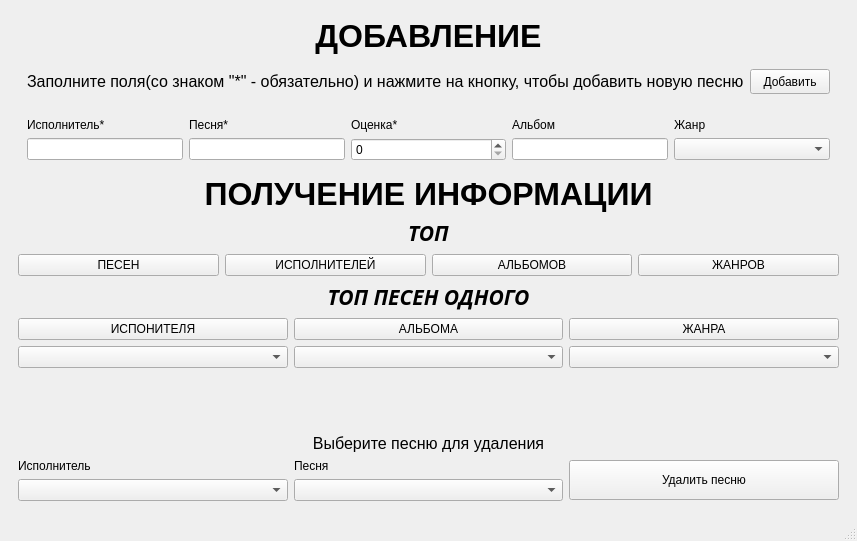
<?xml version="1.0" encoding="UTF-8"?>
<ui version="4.0">
 <class>MainWindow</class>
 <widget class="QMainWindow" name="MainWindow">
  <property name="geometry">
   <rect>
    <x>0</x>
    <y>0</y>
    <width>758</width>
    <height>503</height>
   </rect>
  </property>
  <property name="sizePolicy">
   <sizepolicy hsizetype="Expanding" vsizetype="Maximum">
    <horstretch>0</horstretch>
    <verstretch>0</verstretch>
   </sizepolicy>
  </property>
  <property name="windowTitle">
   <string>MUSEST</string>
  </property>
  <widget class="QWidget" name="centralwidget">
   <property name="enabled">
    <bool>true</bool>
   </property>
   <property name="sizePolicy">
    <sizepolicy hsizetype="Expanding" vsizetype="Expanding">
     <horstretch>0</horstretch>
     <verstretch>0</verstretch>
    </sizepolicy>
   </property>
   <layout class="QGridLayout" name="gridLayout">
    <item row="0" column="1">
     <widget class="QWidget" name="centralwidget2" native="true">
      <property name="sizePolicy">
       <sizepolicy hsizetype="Expanding" vsizetype="Expanding">
        <horstretch>0</horstretch>
        <verstretch>0</verstretch>
       </sizepolicy>
      </property>
      <layout class="QVBoxLayout" name="verticalLayout_6">
       <item>
        <widget class="QLabel" name="title1">
         <property name="sizePolicy">
          <sizepolicy hsizetype="MinimumExpanding" vsizetype="Fixed">
           <horstretch>0</horstretch>
           <verstretch>0</verstretch>
          </sizepolicy>
         </property>
         <property name="font">
          <font>
           <pointsize>24</pointsize>
           <weight>75</weight>
           <bold>true</bold>
          </font>
         </property>
         <property name="autoFillBackground">
          <bool>false</bool>
         </property>
         <property name="text">
          <string>ДОБАВЛЕНИЕ</string>
         </property>
         <property name="alignment">
          <set>Qt::AlignCenter</set>
         </property>
         <property name="openExternalLinks">
          <bool>false</bool>
         </property>
        </widget>
       </item>
       <item>
        <widget class="QWidget" name="LayoutAdd1" native="true">
         <property name="sizePolicy">
          <sizepolicy hsizetype="MinimumExpanding" vsizetype="Fixed">
           <horstretch>0</horstretch>
           <verstretch>0</verstretch>
          </sizepolicy>
         </property>
         <layout class="QHBoxLayout" name="horizontalLayout_2">
          <item>
           <widget class="QLabel" name="textAdd">
            <property name="sizePolicy">
             <sizepolicy hsizetype="Maximum" vsizetype="Maximum">
              <horstretch>0</horstretch>
              <verstretch>0</verstretch>
             </sizepolicy>
            </property>
            <property name="font">
             <font>
              <pointsize>12</pointsize>
             </font>
            </property>
            <property name="text">
             <string>Заполните поля(со знаком &quot;*&quot; - обязательно) и нажмите на кнопку, чтобы добавить новую песню</string>
            </property>
           </widget>
          </item>
          <item>
           <widget class="QPushButton" name="buttonAdd">
            <property name="sizePolicy">
             <sizepolicy hsizetype="Minimum" vsizetype="Fixed">
              <horstretch>0</horstretch>
              <verstretch>0</verstretch>
             </sizepolicy>
            </property>
            <property name="minimumSize">
             <size>
              <width>74</width>
              <height>25</height>
             </size>
            </property>
            <property name="text">
             <string>Добавить</string>
            </property>
           </widget>
          </item>
         </layout>
        </widget>
       </item>
       <item>
        <widget class="QWidget" name="LayoutAdd2" native="true">
         <property name="sizePolicy">
          <sizepolicy hsizetype="Preferred" vsizetype="Maximum">
           <horstretch>0</horstretch>
           <verstretch>0</verstretch>
          </sizepolicy>
         </property>
         <layout class="QHBoxLayout" name="horizontalLayout">
          <item>
           <layout class="QVBoxLayout" name="verticalLayoutAdd1">
            <item>
             <widget class="QLabel" name="textName1">
              <property name="sizePolicy">
               <sizepolicy hsizetype="Preferred" vsizetype="Maximum">
                <horstretch>0</horstretch>
                <verstretch>0</verstretch>
               </sizepolicy>
              </property>
              <property name="text">
               <string>Исполнитель*</string>
              </property>
             </widget>
            </item>
            <item>
             <widget class="QLineEdit" name="add1_lineEdit"/>
            </item>
           </layout>
          </item>
          <item>
           <layout class="QVBoxLayout" name="verticalLayoutAdd2">
            <item>
             <widget class="QLabel" name="textName2">
              <property name="sizePolicy">
               <sizepolicy hsizetype="Preferred" vsizetype="Maximum">
                <horstretch>0</horstretch>
                <verstretch>0</verstretch>
               </sizepolicy>
              </property>
              <property name="text">
               <string>Песня*</string>
              </property>
             </widget>
            </item>
            <item>
             <widget class="QLineEdit" name="add2_lineEdit"/>
            </item>
           </layout>
          </item>
          <item>
           <layout class="QVBoxLayout" name="verticalLayoutAdd3">
            <item>
             <widget class="QLabel" name="textName3">
              <property name="sizePolicy">
               <sizepolicy hsizetype="Preferred" vsizetype="Maximum">
                <horstretch>0</horstretch>
                <verstretch>0</verstretch>
               </sizepolicy>
              </property>
              <property name="text">
               <string>Оценка*</string>
              </property>
             </widget>
            </item>
            <item>
             <widget class="QSpinBox" name="add3_spinBox">
              <property name="sizePolicy">
               <sizepolicy hsizetype="Expanding" vsizetype="Fixed">
                <horstretch>0</horstretch>
                <verstretch>0</verstretch>
               </sizepolicy>
              </property>
              <property name="maximum">
               <number>100</number>
              </property>
             </widget>
            </item>
           </layout>
          </item>
          <item>
           <layout class="QVBoxLayout" name="verticalLayoutAdd4">
            <item>
             <widget class="QLabel" name="textName4">
              <property name="sizePolicy">
               <sizepolicy hsizetype="Preferred" vsizetype="Maximum">
                <horstretch>0</horstretch>
                <verstretch>0</verstretch>
               </sizepolicy>
              </property>
              <property name="text">
               <string>Альбом</string>
              </property>
             </widget>
            </item>
            <item>
             <widget class="QLineEdit" name="add4_lineEdit"/>
            </item>
           </layout>
          </item>
          <item>
           <layout class="QVBoxLayout" name="verticalLayoutAdd5">
            <item>
             <widget class="QLabel" name="textName5">
              <property name="sizePolicy">
               <sizepolicy hsizetype="Preferred" vsizetype="Maximum">
                <horstretch>0</horstretch>
                <verstretch>0</verstretch>
               </sizepolicy>
              </property>
              <property name="text">
               <string>Жанр</string>
              </property>
             </widget>
            </item>
            <item>
             <widget class="QComboBox" name="add5_comboBox">
              <property name="sizePolicy">
               <sizepolicy hsizetype="Expanding" vsizetype="Fixed">
                <horstretch>0</horstretch>
                <verstretch>0</verstretch>
               </sizepolicy>
              </property>
             </widget>
            </item>
           </layout>
          </item>
         </layout>
        </widget>
       </item>
       <item>
        <widget class="QLabel" name="title2">
         <property name="sizePolicy">
          <sizepolicy hsizetype="MinimumExpanding" vsizetype="Fixed">
           <horstretch>0</horstretch>
           <verstretch>0</verstretch>
          </sizepolicy>
         </property>
         <property name="font">
          <font>
           <pointsize>24</pointsize>
           <weight>75</weight>
           <bold>true</bold>
          </font>
         </property>
         <property name="autoFillBackground">
          <bool>false</bool>
         </property>
         <property name="text">
          <string>ПОЛУЧЕНИЕ ИНФОРМАЦИИ</string>
         </property>
         <property name="alignment">
          <set>Qt::AlignCenter</set>
         </property>
         <property name="openExternalLinks">
          <bool>false</bool>
         </property>
        </widget>
       </item>
       <item>
        <widget class="QLabel" name="title3">
         <property name="sizePolicy">
          <sizepolicy hsizetype="MinimumExpanding" vsizetype="Fixed">
           <horstretch>0</horstretch>
           <verstretch>0</verstretch>
          </sizepolicy>
         </property>
         <property name="font">
          <font>
           <family>Sitka Subheading</family>
           <pointsize>16</pointsize>
           <weight>75</weight>
           <italic>true</italic>
           <bold>true</bold>
          </font>
         </property>
         <property name="autoFillBackground">
          <bool>false</bool>
         </property>
         <property name="text">
          <string>ТОП</string>
         </property>
         <property name="alignment">
          <set>Qt::AlignCenter</set>
         </property>
         <property name="openExternalLinks">
          <bool>false</bool>
         </property>
        </widget>
       </item>
       <item>
        <layout class="QHBoxLayout" name="LayoutGet1">
         <item>
          <widget class="QPushButton" name="buttonGet1">
           <property name="text">
            <string>ПЕСЕН</string>
           </property>
          </widget>
         </item>
         <item>
          <widget class="QPushButton" name="buttonGet2">
           <property name="text">
            <string>ИСПОЛНИТЕЛЕЙ</string>
           </property>
          </widget>
         </item>
         <item>
          <widget class="QPushButton" name="buttonGet3">
           <property name="text">
            <string>АЛЬБОМОВ</string>
           </property>
          </widget>
         </item>
         <item>
          <widget class="QPushButton" name="buttonGet4">
           <property name="text">
            <string>ЖАНРОВ</string>
           </property>
          </widget>
         </item>
        </layout>
       </item>
       <item>
        <widget class="QLabel" name="title4">
         <property name="sizePolicy">
          <sizepolicy hsizetype="MinimumExpanding" vsizetype="Fixed">
           <horstretch>0</horstretch>
           <verstretch>0</verstretch>
          </sizepolicy>
         </property>
         <property name="font">
          <font>
           <family>Sitka Subheading</family>
           <pointsize>16</pointsize>
           <weight>75</weight>
           <italic>true</italic>
           <bold>true</bold>
          </font>
         </property>
         <property name="autoFillBackground">
          <bool>false</bool>
         </property>
         <property name="text">
          <string>ТОП ПЕСЕН ОДНОГО</string>
         </property>
         <property name="alignment">
          <set>Qt::AlignCenter</set>
         </property>
         <property name="openExternalLinks">
          <bool>false</bool>
         </property>
        </widget>
       </item>
       <item>
        <layout class="QHBoxLayout" name="LayoutGet2">
         <item>
          <layout class="QVBoxLayout" name="verticalLayoutGet1">
           <item>
            <widget class="QPushButton" name="buttonGet5">
             <property name="text">
              <string>ИСПОНИТЕЛЯ</string>
             </property>
            </widget>
           </item>
           <item>
            <widget class="QComboBox" name="comboBoxGet1"/>
           </item>
          </layout>
         </item>
         <item>
          <layout class="QVBoxLayout" name="verticalLayoutGet2">
           <item>
            <widget class="QPushButton" name="buttonGet6">
             <property name="text">
              <string>АЛЬБОМА</string>
             </property>
            </widget>
           </item>
           <item>
            <widget class="QComboBox" name="comboBoxGet2"/>
           </item>
          </layout>
         </item>
         <item>
          <layout class="QVBoxLayout" name="verticalLayoutGet3">
           <item>
            <widget class="QPushButton" name="buttonGet7">
             <property name="text">
              <string>ЖАНРА</string>
             </property>
            </widget>
           </item>
           <item>
            <widget class="QComboBox" name="comboBoxGet3"/>
           </item>
          </layout>
         </item>
        </layout>
       </item>
       <item>
        <spacer name="verticalSpacer">
         <property name="orientation">
          <enum>Qt::Vertical</enum>
         </property>
         <property name="sizeType">
          <enum>QSizePolicy::Fixed</enum>
         </property>
         <property name="sizeHint" stdset="0">
          <size>
           <width>20</width>
           <height>40</height>
          </size>
         </property>
        </spacer>
       </item>
       <item>
        <widget class="QLabel" name="indent">
         <property name="sizePolicy">
          <sizepolicy hsizetype="Minimum" vsizetype="Maximum">
           <horstretch>0</horstretch>
           <verstretch>0</verstretch>
          </sizepolicy>
         </property>
         <property name="text">
          <string/>
         </property>
        </widget>
       </item>
       <item>
        <widget class="QLabel" name="label_3">
         <property name="sizePolicy">
          <sizepolicy hsizetype="MinimumExpanding" vsizetype="Fixed">
           <horstretch>0</horstretch>
           <verstretch>0</verstretch>
          </sizepolicy>
         </property>
         <property name="font">
          <font>
           <pointsize>12</pointsize>
          </font>
         </property>
         <property name="text">
          <string>Выберите песню для удаления</string>
         </property>
         <property name="alignment">
          <set>Qt::AlignCenter</set>
         </property>
        </widget>
       </item>
       <item>
        <layout class="QHBoxLayout" name="horizontalLayout_3">
         <item>
          <layout class="QVBoxLayout" name="verticalLayout_2">
           <item>
            <widget class="QLabel" name="label_2">
             <property name="sizePolicy">
              <sizepolicy hsizetype="Preferred" vsizetype="Maximum">
               <horstretch>0</horstretch>
               <verstretch>0</verstretch>
              </sizepolicy>
             </property>
             <property name="text">
              <string>Исполнитель</string>
             </property>
            </widget>
           </item>
           <item>
            <widget class="QComboBox" name="comboBoxDel1"/>
           </item>
          </layout>
         </item>
         <item>
          <layout class="QVBoxLayout" name="verticalLayout">
           <item>
            <widget class="QLabel" name="label">
             <property name="sizePolicy">
              <sizepolicy hsizetype="Preferred" vsizetype="Maximum">
               <horstretch>0</horstretch>
               <verstretch>0</verstretch>
              </sizepolicy>
             </property>
             <property name="text">
              <string>Песня</string>
             </property>
            </widget>
           </item>
           <item>
            <widget class="QComboBox" name="comboBoxDel2"/>
           </item>
          </layout>
         </item>
         <item>
          <widget class="QPushButton" name="buttonDel">
           <property name="enabled">
            <bool>true</bool>
           </property>
           <property name="sizePolicy">
            <sizepolicy hsizetype="Minimum" vsizetype="Maximum">
             <horstretch>0</horstretch>
             <verstretch>0</verstretch>
            </sizepolicy>
           </property>
           <property name="minimumSize">
            <size>
             <width>0</width>
             <height>40</height>
            </size>
           </property>
           <property name="styleSheet">
            <string notr="true"/>
           </property>
           <property name="text">
            <string>Удалить песню</string>
           </property>
          </widget>
         </item>
        </layout>
       </item>
      </layout>
     </widget>
    </item>
   </layout>
  </widget>
  <widget class="QMenuBar" name="menubar">
   <property name="geometry">
    <rect>
     <x>0</x>
     <y>0</y>
     <width>758</width>
     <height>21</height>
    </rect>
   </property>
  </widget>
  <widget class="QStatusBar" name="statusbar"/>
 </widget>
 <resources/>
 <connections/>
</ui>
